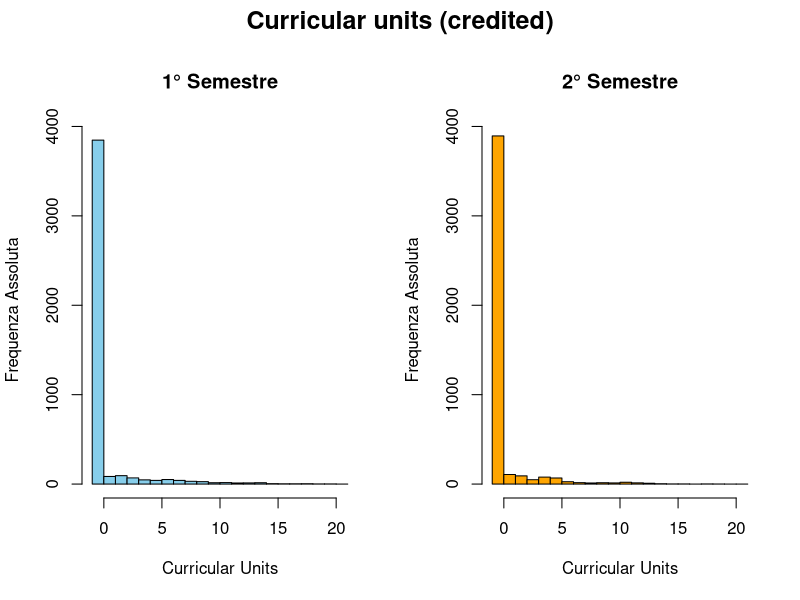
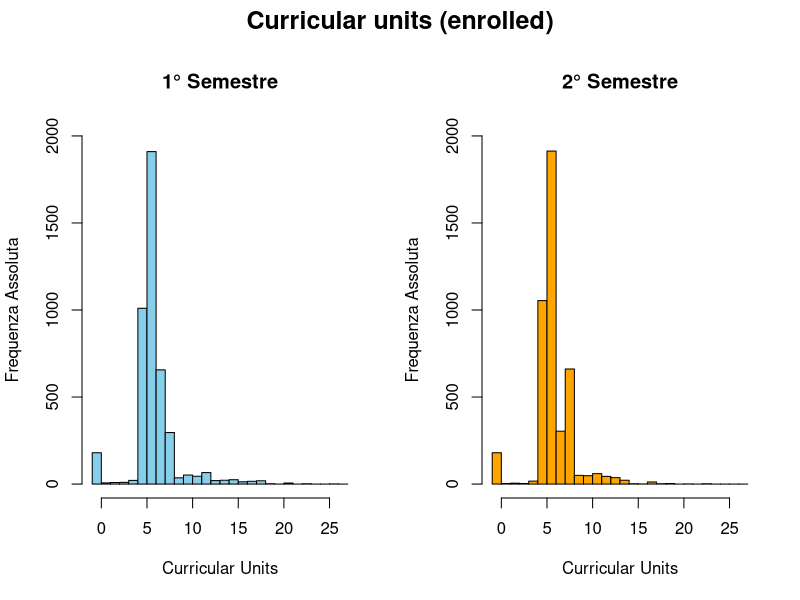
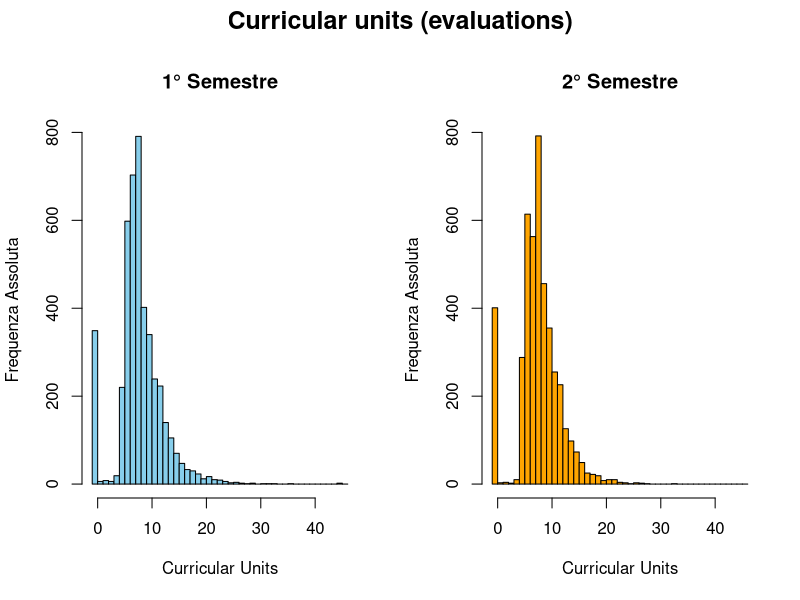
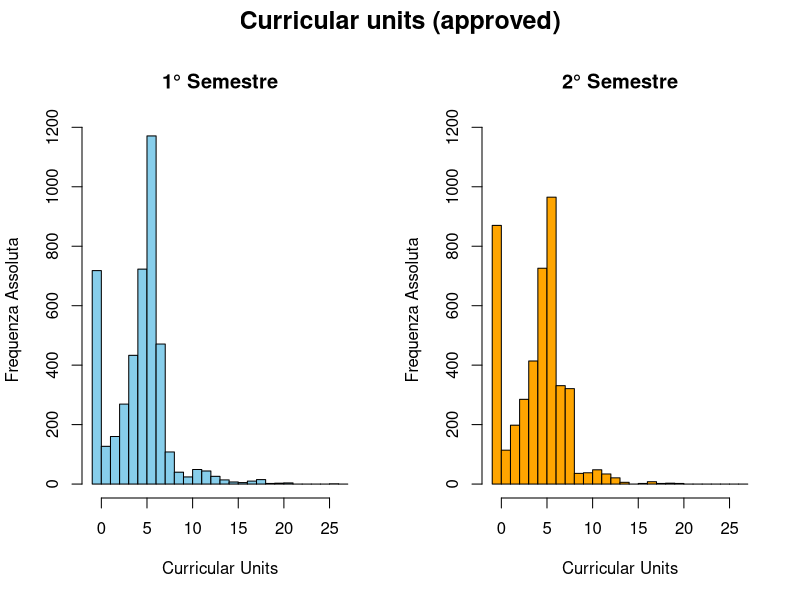
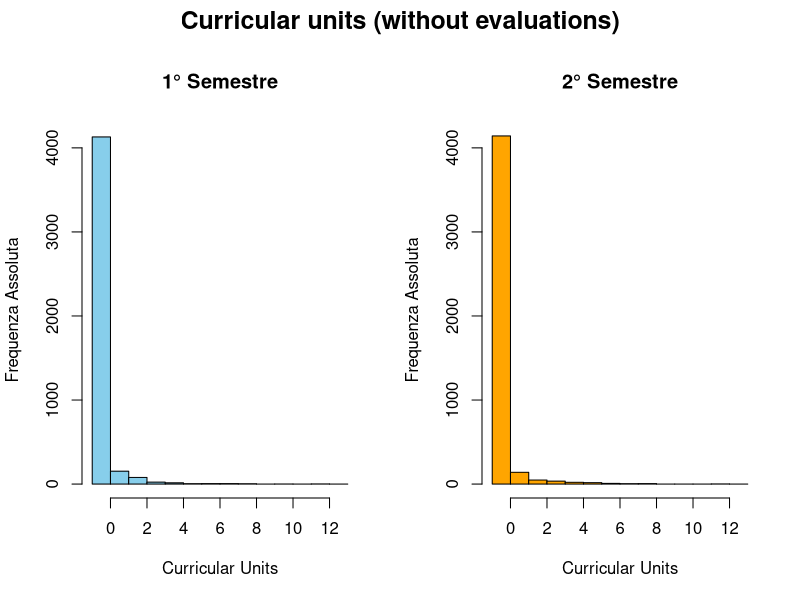
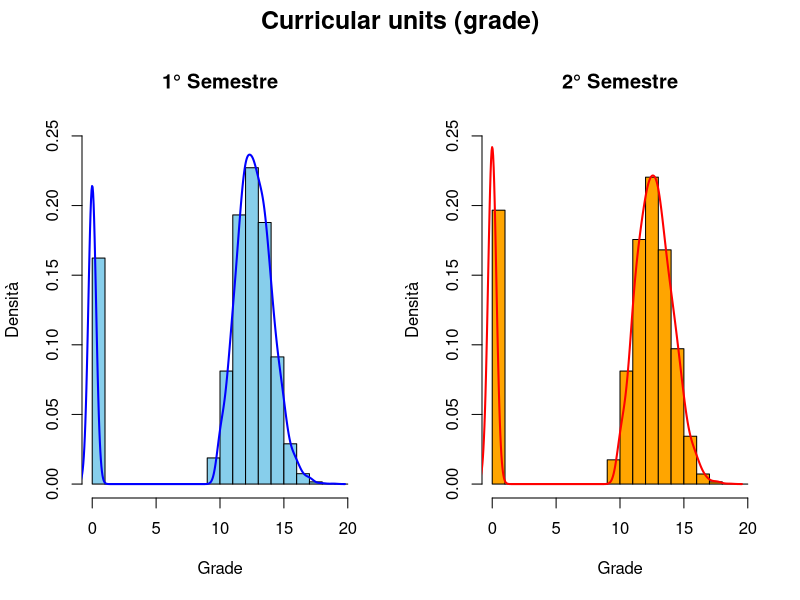
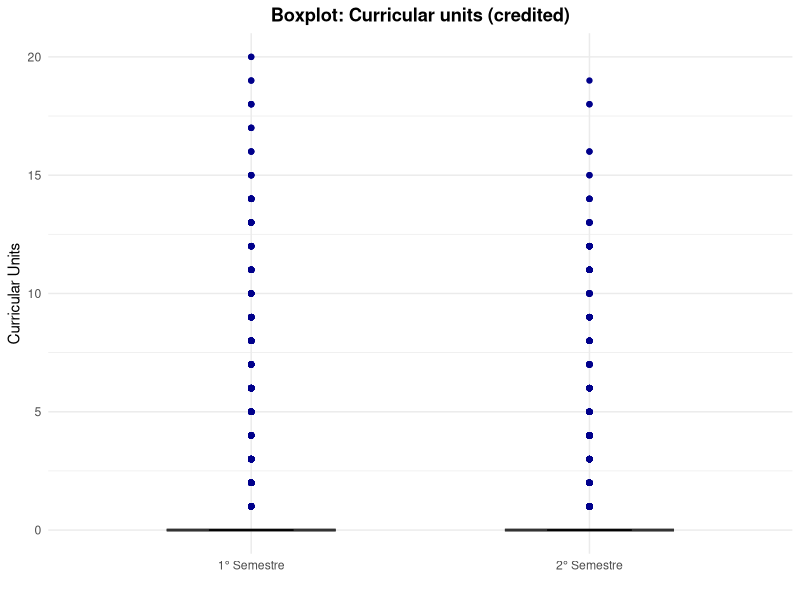
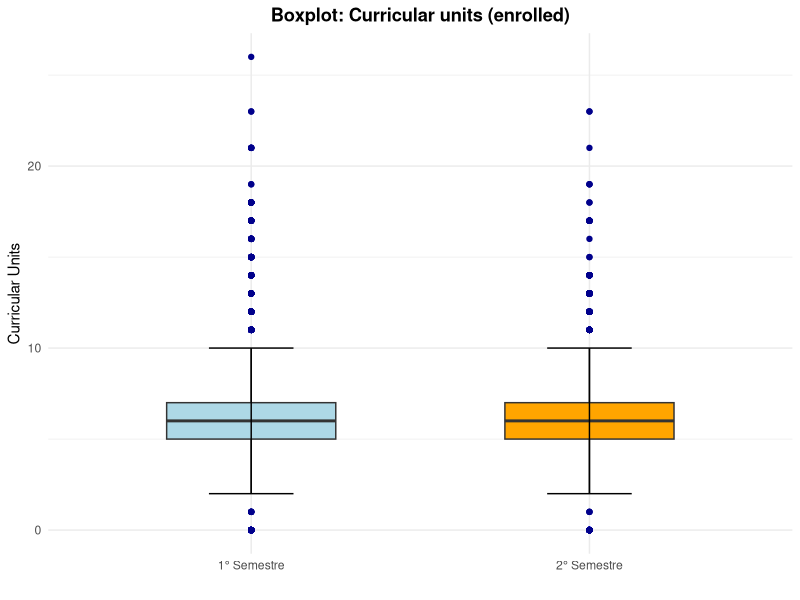

Source code (R) for these figures, in order:
## ---- chunk 1
# Caricamento del Dataset
library(here)
data <- read.csv(here("dataset/dataMod.csv"), sep = ",", header = TRUE, check.names = FALSE)

if (!dir.exists("Grafici")) {
  dir.create("Grafici")
}

# Lista delle Feature
features <- c(
  "Curricular_units_1st_sem_(credited)",
  "Curricular_units_1st_sem_(enrolled)",
  "Curricular_units_1st_sem_(evaluations)",
  "Curricular_units_1st_sem_(approved)",
  "Curricular_units_1st_sem_(without_evaluations)"
)

# Creazione Grafici
for (feature in features) {
  feature_2nd <- gsub("1st", "2nd", feature)
  
  x_limits <- range(c(data[[feature]], data[[feature_2nd]]), na.rm = TRUE)
  x_limits <- c(floor(x_limits[1]) - 1, ceiling(x_limits[2]) + 1)  # Aggiungi margine
  
  x_breaks <- seq(x_limits[1], x_limits[2], by = 1)
  
  hist_1st <- hist(data[[feature]], breaks = x_breaks, plot = FALSE)
  hist_2nd <- hist(data[[feature_2nd]], breaks = x_breaks, plot = FALSE)
  y_max <- max(c(hist_1st$counts, hist_2nd$counts))
  
  if (feature == "Curricular_units_1st_sem_(enrolled)") {
    y_max <- 2000
  }
  
  cleaned_feature_name <- gsub("_1st_sem_", "_", feature)
  cleaned_feature_name <- gsub("_", " ", cleaned_feature_name)
  pdf_filename <- paste0("Grafici/Histogram_", gsub(" ", "_", cleaned_feature_name), ".pdf")
  
  # Apri il file PDF
  # pdf(pdf_filename, width = 10, height = 6)
  
  par(mfrow = c(1, 2))  # Due grafici affiancati
  par(oma = c(0, 0, 2, 0))  # Margine superiore per il titolo unico
  
  
  general_title <- gsub("_1st_sem_", " ", feature)
  general_title <- gsub("_", " ", general_title)
  
  # Istogramma per il 1° Semestre
  hist(data[[feature]],
       breaks = x_breaks,
       col = "skyblue",
       border = "black",
       xlim = x_limits,
       ylim = c(0, y_max),
       main = "1° Semestre",
       xlab = "Curricular Units",
       ylab = "Frequenza Assoluta")
  
  # Istogramma per il 2° Semestre
  hist(data[[feature_2nd]],
       breaks = x_breaks,
       col = "orange",
       border = "black",
       xlim = x_limits,
       ylim = c(0, y_max),
       main = "2° Semestre",
       xlab = "Curricular Units",
       ylab = "Frequenza Assoluta")
  
  title(main = general_title, outer = TRUE, cex.main = 1.5)
  
  # Chiudi il file PDF
  #dev.off()
}

## ---- chunk 2
# Caricamento del Dataset
library(here)
data <- read.csv(here("dataset/dataMod.csv"), sep = ",", header = TRUE, check.names = FALSE)

x_breaks <- seq(0, 20, by = 1)

#pdf("Grafici/DensityPlot_Curricular_Units_Grade.pdf", width = 10, height = 6)

par(mfrow = c(1, 2))
par(oma = c(0, 0, 2, 0))



# Istogramma e densità per il 1° Semestre
hist(data[["Curricular_units_1st_sem_(grade)"]],
     breaks = x_breaks,
     col = "skyblue",
     border = "black",
     xlim = c(0, 20), 
     ylim = c(0, 0.25),
     freq = FALSE,
     main = "1° Semestre",
     xlab = "Grade",
     ylab = "Densità")
lines(density(data[["Curricular_units_1st_sem_(grade)"]], na.rm = TRUE),
      col = "blue", lwd = 2)

# Istogramma e densità per il 2° Semestre
hist(data[["Curricular_units_2nd_sem_(grade)"]],
     breaks = x_breaks,
     col = "orange",
     border = "black",
     xlim = c(0, 20),
     ylim = c(0, 0.25),
     freq = FALSE,
     main = "2° Semestre",
     xlab = "Grade",
     ylab = "Densità")
lines(density(data[["Curricular_units_2nd_sem_(grade)"]], na.rm = TRUE),
      col = "red", lwd = 2)

title(main = "Curricular units (grade)", outer = TRUE, cex.main = 1.5)

#dev.off()

# Ripristina le impostazioni grafiche originali
par(mfrow = c(1, 1))
par(oma = c(0, 0, 0, 0))

## ---- chunk 3
# Funzione per calcolare Indici di sintesi
calculate_summary_stats <- function(data, feature) {
  variable <- data[[feature]]
  
  stats <- list(
    Media = mean(variable, na.rm = TRUE),
    Mediana = median(variable, na.rm = TRUE),
    Moda = as.numeric(names(sort(table(variable), decreasing = TRUE)[1])),
    Varianza = var(variable, na.rm = TRUE),
    Deviazione_Standard = sd(variable, na.rm = TRUE),
    Coefficiente_Variabilità = sd(variable, na.rm = TRUE) / mean(variable, na.rm = TRUE) * 100,
    Quantile_1 = quantile(variable, 0.25, na.rm = TRUE),
    Quantile_3 = quantile(variable, 0.75, na.rm = TRUE),
    Minimo = min(variable, na.rm = TRUE),
    Massimo = max(variable, na.rm = TRUE),
    Range = max(variable, na.rm = TRUE) - min(variable, na.rm = TRUE),
    IQR = IQR(variable, na.rm = TRUE)
  )
  
  return(stats)
}

# Lista delle feature
features <- c(
  "Curricular_units_1st_sem_(credited)",
  "Curricular_units_2nd_sem_(credited)",
  "Curricular_units_1st_sem_(enrolled)",
  "Curricular_units_2nd_sem_(enrolled)",
  "Curricular_units_1st_sem_(evaluations)",
  "Curricular_units_2nd_sem_(evaluations)",
  "Curricular_units_1st_sem_(approved)",
  "Curricular_units_2nd_sem_(approved)",
  "Curricular_units_1st_sem_(without_evaluations)",
  "Curricular_units_2nd_sem_(without_evaluations)",
  "Curricular_units_1st_sem_(grade)",
  "Curricular_units_2nd_sem_(grade)"
)

for (feature in features) {
  cat("\n=== Statistiche per:", feature, "===\n")
  stats <- calculate_summary_stats(data, feature)
  print(stats)
  cat("===========================================\n")
}
## ---- chunk 4
library(ggplot2)

create_curricular_boxplots <- function(data, features, output_dir = "Grafici") {
  if (!dir.exists(output_dir)) {
    dir.create(output_dir)
  }
  
  for (feature in features) {
    feature_2nd <- gsub("1st", "2nd", feature)
    
    feature_data_1st <- data[[feature]]
    feature_data_2nd <- data[[feature_2nd]]
    
    if (all(is.na(feature_data_1st)) && all(is.na(feature_data_2nd))) {
      cat("Le feature", feature, "e", feature_2nd, "contengono solo valori NA. Boxplot non creati.\n")
      next
    }
    
    cleaned_feature_name <- gsub("_1st_sem_", " ", feature)
    cleaned_feature_name <- gsub("_", " ", cleaned_feature_name)
    
    boxplot_data <- data.frame(
      Valore = c(feature_data_1st, feature_data_2nd),
      Semestre = rep(c("1° Semestre", "2° Semestre"), each = nrow(data))
    )
    
    y_label <- ifelse(grepl("grade", feature, ignore.case = TRUE), "Grade", "Curricular Units")
    
    y_limits <- if (grepl("grade", feature, ignore.case = TRUE)) c(0, 20) else NULL
    
    p <- ggplot(boxplot_data, aes(x = Semestre, y = Valore, fill = Semestre)) +
      geom_boxplot(outlier.color = "darkblue", outlier.size = 1.5, width = 0.5) +
      stat_boxplot(geom = "errorbar", width = 0.25) +  # Aggiunge le error bar
      scale_fill_manual(values = c("1° Semestre" = "lightblue", "2° Semestre" = "orange")) +
      labs(title = paste("Boxplot:", cleaned_feature_name),
           x = "", y = y_label) +  # Cambia la label dell'asse y dinamicamente
      theme_minimal() +
      theme(plot.title = element_text(hjust = 0.5, face = "bold"),
            legend.position = "none")
    
    if (!is.null(y_limits)) {
      p <- p + ylim(y_limits)
    }
    
    file_name <- paste0(output_dir, "/Boxplot_", gsub(" ", "_", cleaned_feature_name), ".pdf")
    
    # Salva in PDF
    # pdf(file_name, width = 8, height = 5)
    print(p)
    # dev.off()
    
  }
}




features <- c(
  "Curricular_units_1st_sem_(credited)",
  "Curricular_units_1st_sem_(enrolled)",
  "Curricular_units_1st_sem_(evaluations)",
  "Curricular_units_1st_sem_(approved)",
  "Curricular_units_1st_sem_(without_evaluations)",
  "Curricular_units_1st_sem_(grade)"
)

# Genera i boxplot
create_curricular_boxplots(data, features)
## ---- chunk 5
library(dplyr)

calculate_all_outliers <- function(data, features) {
  all_outliers <- list()
  
  for (feature in features) {
    feature_data <- data[[feature]]
    
    # Controllo per valori NA
    if (all(is.na(feature_data))) {
      cat("La feature", feature, "contiene solo valori NA. Outlier non calcolati.\n")
      next
    }
    
    outliers <- data %>%
      summarise(
        Q1 = quantile(.data[[feature]], 0.25, na.rm = TRUE),
        Q3 = quantile(.data[[feature]], 0.75, na.rm = TRUE),
        IQR = IQR(.data[[feature]], na.rm = TRUE)
      ) %>%
      mutate(
        Lower_Bound = Q1 - 1.5 * IQR,
        Upper_Bound = Q3 + 1.5 * IQR
      )
    
    lower_bound <- outliers$Lower_Bound
    upper_bound <- outliers$Upper_Bound
    
    outliers_table <- data %>%
      filter(.data[[feature]] < lower_bound | .data[[feature]] > upper_bound)
    
    if (nrow(outliers_table) == 0) {
      cat("Nessun outlier trovato per la feature:", feature, "\n")
    } else {
      cat("Outlier trovati per la feature:", feature, "\n")
      print(outliers_table)
    }
    
    all_outliers[[feature]] <- outliers_table
  }
  
  return(all_outliers)
}



features <- c(
  "Curricular_units_1st_sem_(credited)",
  "Curricular_units_1st_sem_(enrolled)",
  "Curricular_units_1st_sem_(evaluations)",
  "Curricular_units_1st_sem_(approved)",
  "Curricular_units_1st_sem_(without_evaluations)",
  "Curricular_units_1st_sem_(grade)"
)

# Calcola gli outlier per tutte le feature
outliers <- calculate_all_outliers(data, features)
